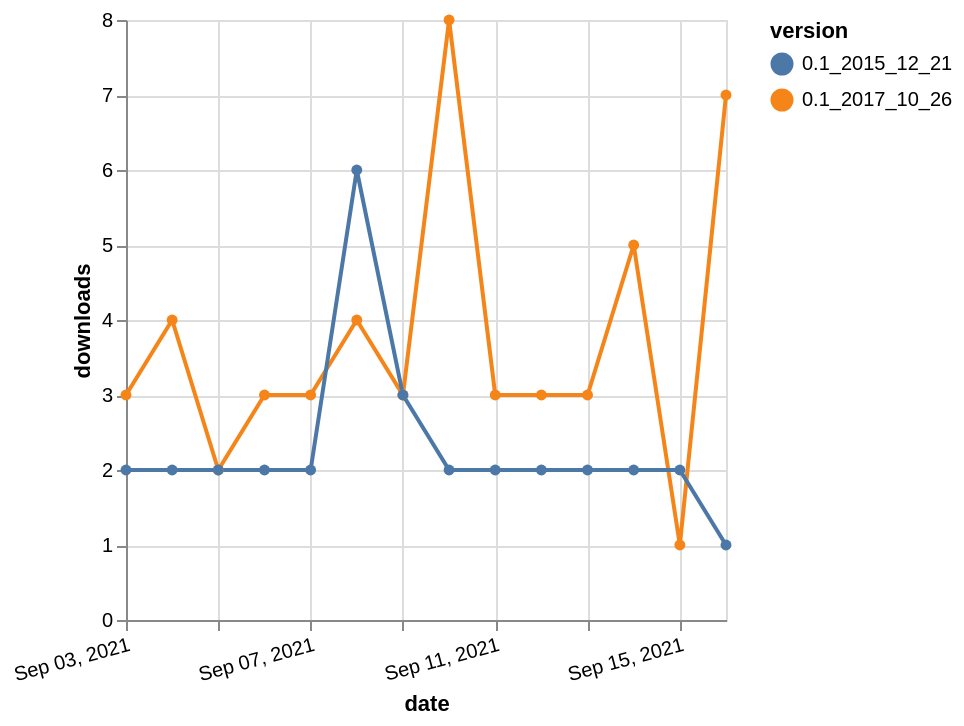

Write a Vega-Lite specification for this figure.
### Vega-Lite specification from a JSON file in a GitHub repository (floating-point values rounded to 4 significant figures)
{"$schema": "https://vega.github.io/schema/vega-lite/v5.json", "description": "A simple bar chart with embedded data.", "data": {"values": [{"date": "2021-09-03", "total": 4212, "delta": 3, "version": "0.1_2017_10_26"}, {"date": "2021-09-04", "total": 4216, "delta": 4, "version": "0.1_2017_10_26"}, {"date": "2021-09-05", "total": 4218, "delta": 2, "version": "0.1_2017_10_26"}, {"date": "2021-09-06", "total": 4221, "delta": 3, "version": "0.1_2017_10_26"}, {"date": "2021-09-07", "total": 4224, "delta": 3, "version": "0.1_2017_10_26"}, {"date": "2021-09-08", "total": 4228, "delta": 4, "version": "0.1_2017_10_26"}, {"date": "2021-09-09", "total": 4231, "delta": 3, "version": "0.1_2017_10_26"}, {"date": "2021-09-10", "total": 4239, "delta": 8, "version": "0.1_2017_10_26"}, {"date": "2021-09-11", "total": 4242, "delta": 3, "version": "0.1_2017_10_26"}, {"date": "2021-09-12", "total": 4245, "delta": 3, "version": "0.1_2017_10_26"}, {"date": "2021-09-13", "total": 4248, "delta": 3, "version": "0.1_2017_10_26"}, {"date": "2021-09-14", "total": 4253, "delta": 5, "version": "0.1_2017_10_26"}, {"date": "2021-09-15", "total": 4254, "delta": 1, "version": "0.1_2017_10_26"}, {"date": "2021-09-16", "total": 4261, "delta": 7, "version": "0.1_2017_10_26"}, {"date": "2021-09-03", "total": 9582, "delta": 2, "version": "0.1_2015_12_21"}, {"date": "2021-09-04", "total": 9584, "delta": 2, "version": "0.1_2015_12_21"}, {"date": "2021-09-05", "total": 9586, "delta": 2, "version": "0.1_2015_12_21"}, {"date": "2021-09-06", "total": 9588, "delta": 2, "version": "0.1_2015_12_21"}, {"date": "2021-09-07", "total": 9590, "delta": 2, "version": "0.1_2015_12_21"}, {"date": "2021-09-08", "total": 9596, "delta": 6, "version": "0.1_2015_12_21"}, {"date": "2021-09-09", "total": 9599, "delta": 3, "version": "0.1_2015_12_21"}, {"date": "2021-09-10", "total": 9601, "delta": 2, "version": "0.1_2015_12_21"}, {"date": "2021-09-11", "total": 9603, "delta": 2, "version": "0.1_2015_12_21"}, {"date": "2021-09-12", "total": 9605, "delta": 2, "version": "0.1_2015_12_21"}, {"date": "2021-09-13", "total": 9607, "delta": 2, "version": "0.1_2015_12_21"}, {"date": "2021-09-14", "total": 9609, "delta": 2, "version": "0.1_2015_12_21"}, {"date": "2021-09-15", "total": 9611, "delta": 2, "version": "0.1_2015_12_21"}, {"date": "2021-09-16", "total": 9612, "delta": 1, "version": "0.1_2015_12_21"}]}, "width": "container", "mark": {"type": "line", "point": {"filled": true}}, "encoding": {"x": {"field": "date", "type": "temporal", "timeUnit": "yearmonthdate", "title": "date", "axis": {"labelAngle": -15}}, "y": {"field": "delta", "type": "quantitative", "title": "downloads"}, "color": {"field": "version", "type": "nominal"}, "tooltip": {"field": "delta"}}}
